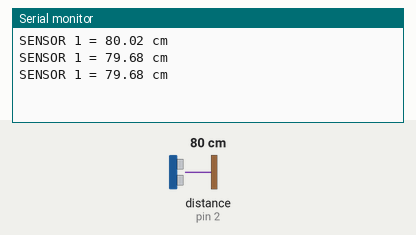
This sketch was run on a simulated Arduino Uno, built with avr-gcc and run on an emulated ATmega328P. Shown: the last lines printed to the serial monitor. Wiring (inferred from the names in the program): ultrasonic range finder: trigger pin 4; echo pin 2. The test bench sets the inputs (shaded band); at power-on: distance to the obstacle (sensor on pin 2) 80 cm. The echo pulse lasts 58.3 µs per cm.

Above: at 1.7 s.
1.8 s: distance to the obstacle (sensor on pin 2) set to 2 cm
At 2.4 s:
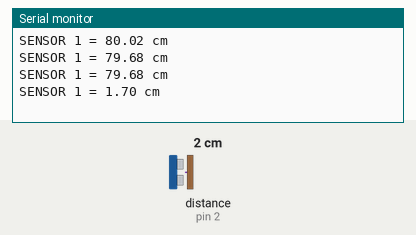
3.3 s: distance to the obstacle (sensor on pin 2) set to 4 cm
At 3.9 s:
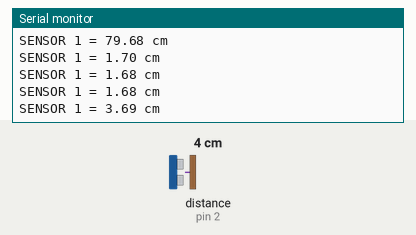
Timing chart, 0 to 6.3 s (numbered marks = the images above; inputs shaded):
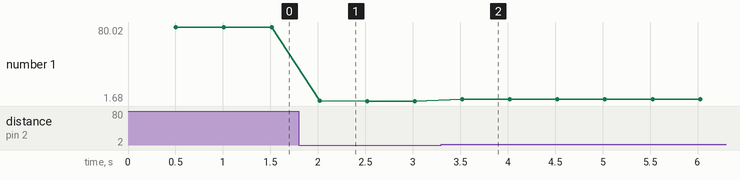

Measured:
- after the input at 1.8 s, the serial monitor: prints a new line after 0.22 s (image 1)
- after the input at 3.3 s, the serial monitor: prints a new line after 0.22 s (image 2)
- plotted number 1: 79.68 → 1.68 after the input at 1.8 s, 1.68 → 3.69 after the input at 3.3 s

The sketch:

SR04T_2.0.ino
```cpp
#define TRIG_DEPAN 4
#define TRIG_BELAKANG 6
#define ECHO_1 2
#define ECHO_2 3
#define ECHO_3 5
#define ECHO_4 7

long duration[4];
float distance[4];

void setup() {
  // put your setup code here, to run once:
  Serial.begin(9600);
  pinMode(TRIG_DEPAN, OUTPUT);
  pinMode(TRIG_BELAKANG, OUTPUT);
  pinMode(ECHO_1, INPUT_PULLUP);
  pinMode(ECHO_2, INPUT_PULLUP);
  pinMode(ECHO_3, INPUT_PULLUP);
  pinMode(ECHO_4, INPUT_PULLUP);
  digitalWrite(TRIG_DEPAN, LOW);
  delay(500);
}

void loop() {
  // put your main code here, to run repeatedly:
  digitalWrite(TRIG_DEPAN, HIGH );
  delayMicroseconds( 20 );
  digitalWrite(TRIG_DEPAN, LOW );
  duration[0] = pulseIn(ECHO_1, HIGH, 38000);
  distance[0] = duration[0] * 0.0343 / 2;
  Serial.print("SENSOR 1 = ");
  Serial.print(distance[0]);
  Serial.println(" cm\t");
  delay(500);
}
```
